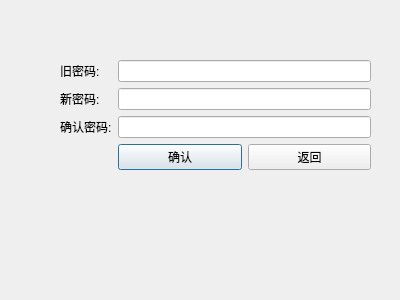
<?xml version="1.0" encoding="UTF-8"?>
<ui version="4.0">
 <class>pwdChangeDialog</class>
 <widget class="QDialog" name="pwdChangeDialog">
  <property name="geometry">
   <rect>
    <x>0</x>
    <y>0</y>
    <width>400</width>
    <height>300</height>
   </rect>
  </property>
  <property name="windowTitle">
   <string>Dialog</string>
  </property>
  <widget class="QWidget" name="formLayoutWidget">
   <property name="geometry">
    <rect>
     <x>60</x>
     <y>60</y>
     <width>311</width>
     <height>151</height>
    </rect>
   </property>
   <layout class="QFormLayout" name="formLayout">
    <item row="0" column="0">
     <widget class="QLabel" name="oldLabel">
      <property name="text">
       <string>旧密码:</string>
      </property>
     </widget>
    </item>
    <item row="1" column="0">
     <widget class="QLabel" name="label_2">
      <property name="text">
       <string>新密码:</string>
      </property>
     </widget>
    </item>
    <item row="2" column="0">
     <widget class="QLabel" name="label_3">
      <property name="text">
       <string>确认密码:</string>
      </property>
     </widget>
    </item>
    <item row="0" column="1">
     <widget class="QLineEdit" name="oldEdit"/>
    </item>
    <item row="1" column="1">
     <widget class="QLineEdit" name="newEdit"/>
    </item>
    <item row="2" column="1">
     <widget class="QLineEdit" name="repeatEdit"/>
    </item>
    <item row="3" column="1">
     <layout class="QHBoxLayout" name="horizontalLayout">
      <item>
       <widget class="QPushButton" name="confirBtn">
        <property name="text">
         <string>确认</string>
        </property>
       </widget>
      </item>
      <item>
       <widget class="QPushButton" name="exitBtn">
        <property name="text">
         <string>返回</string>
        </property>
       </widget>
      </item>
     </layout>
    </item>
   </layout>
  </widget>
  <widget class="QLabel" name="comfirlabel">
   <property name="geometry">
    <rect>
     <x>140</x>
     <y>230</y>
     <width>121</width>
     <height>16</height>
    </rect>
   </property>
   <property name="text">
    <string/>
   </property>
  </widget>
 </widget>
 <resources/>
 <connections/>
</ui>
